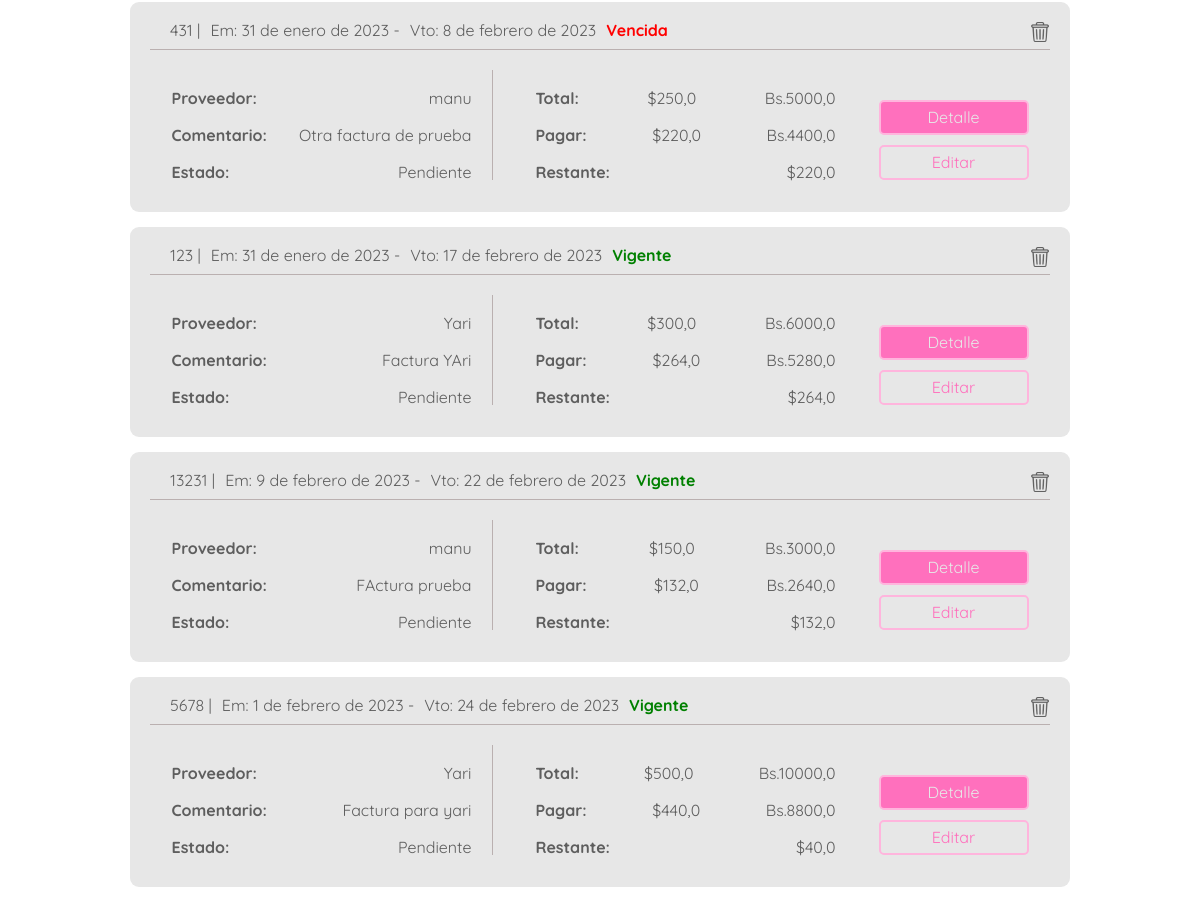
/ (middle part), run on an earlier commit of the app's database.
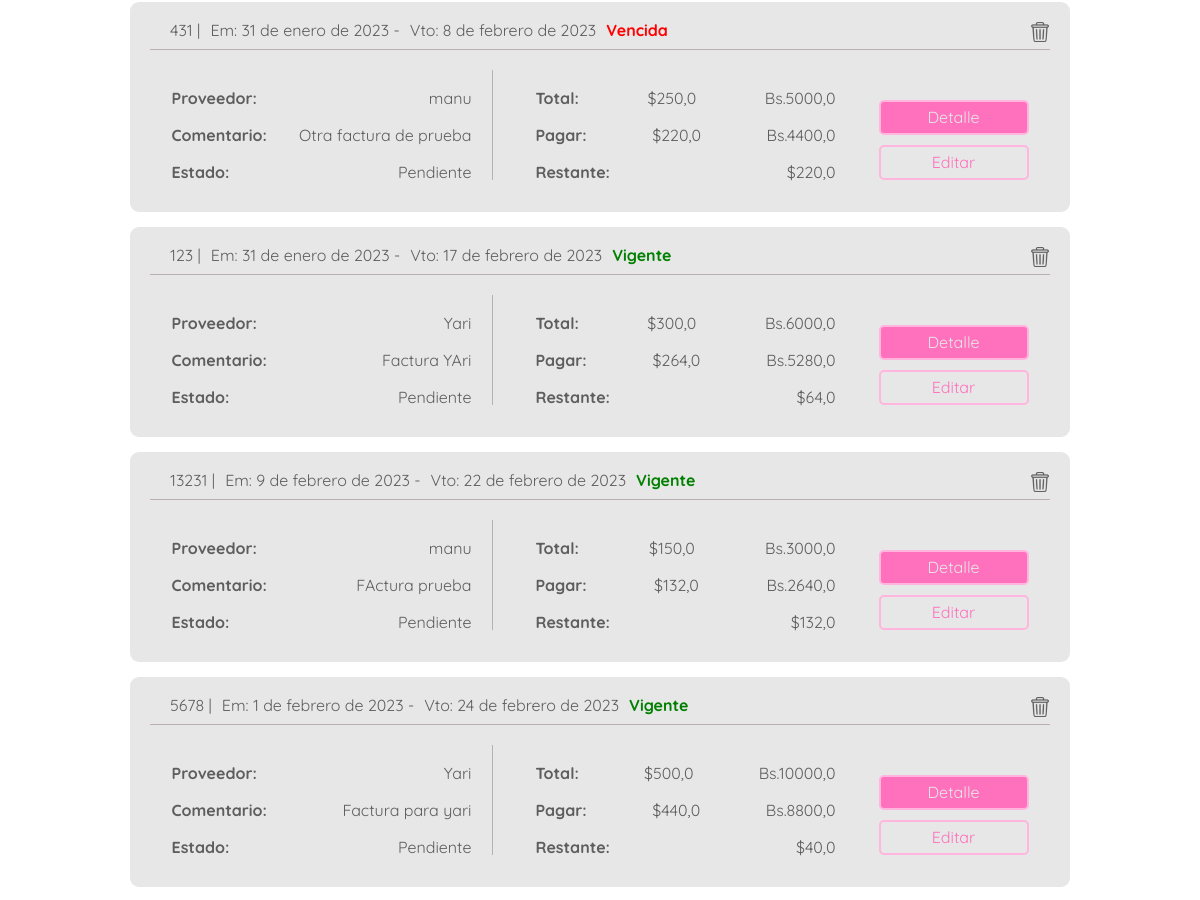
And on a later commit of the database.
### bills/models.py (models this page shows)
class Bill(models.Model):
    id = HashidAutoField(primary_key=True)
    bill_number = models.CharField(max_length=20,null=False)
    emission_date = models.DateField(default= django.utils.timezone.now)
    due_date = models.DateField(default= django.utils.timezone.now)
    provider = models.ForeignKey(Provider, on_delete=models.CASCADE, null=False)
    total_amount_bs = models.FloatField(default=0)
    sub_total_bs = models.FloatField(default=0)
    tax_bs = models.FloatField(default=0)
    retained_tax_bs = models.FloatField(default=0)
    amount_to_pay_bs = models.FloatField(default=0)
    exchange_rate = models.FloatField(default=0)
    total_amount_dollar = models.FloatField(default=0)
    amount_to_pay_dollar = models.FloatField(default=0)
    paid = models.BooleanField(default='False')
    note = models.CharField(max_length=200, default='')
    rest_to_pay_dollar = models.FloatField(default=0)
    overdue = models.FloatField(default=False)

### providers/models.py (models this page shows)
class Provider(models.Model):
    id = HashidAutoField(primary_key=True)
    rif = models.CharField(max_length=15)
    name = models.CharField(max_length=70)
    nickname = models.CharField(max_length= 70)
    TAXES = [
        ('0','0% tax retained'),
        ('75','75% tax retained'),
        ('100','100% tax retained'),
    ]
    taxtype = models.CharField(max_length=3, choices=TAXES)
    dollar_debt = models.FloatField(default=0)

### bills/views.py (the view)
# urls.py: path('', views.index, name='index'),
def index(request):
    bills_list = Bill.objects.all().order_by('-overdue','paid','due_date')
    check_overdue_bill(bills_list)
    request = reset_messages(request)
    return render(request, 'bills/index.html',{
        'bills_list': bills_list,
    })

### bills/views.py (called while the page is built)
def check_overdue_bill(bills_list):
    today = datetime.date.today()
    for i in bills_list:
        if today > i.due_date and i.paid == False:
            i.overdue = True
            i.save()
        elif i.paid == True:
            i.overdue = False
            i.save()

def reset_messages(request):
    try :
        aux = request.session['message_shown']
    except KeyError:
        request.session['message_shown'] = False
        request.session['message'] = ''
    else:
        if not request.session['message_shown'] :
            request.session['message_shown'] = True
        else:
            request.session['message'] = ''
        return request

### bills/templates/bills/index.html (shortened to what this page needs)
{% extends 'bills/header.html' %}
{% block content %}
{% load static %}
<body>
<div class="bills">
    <div class="bills-container">
        {% for bill in bills_list %}
        <div class="bill-content">
            <div class="bill-head">
                <div class="bill-head-left">
                    <p>{{bill.bill_number}}   |</p>
                    <p>Em: {{bill.emission_date}}  -</p>
                    <p>Vto: {{bill.due_date}}</p>
                    {% if bill.overdue %}
                    <p class="debt">Vencida</p>
                    {% else %}
                    <p class="paid">Vigente</p>
                    {% endif %}
                </div>
                <div class="bill-head-right">
                    <figure>
                        <a href="{% url 'bills:delete_bill'  bill.id %}" >
                            <img src="{% static 'bills/images/trash.png'  %}" alt="trash" class="trash">
                        </a>
                    </figure>
                </div>
            </div>
            <div class="bill-body">
                <div class="bill-body-sub-left">
                    <div class="bill-detail">
                        <p>Proveedor:</p>
                        <p>{{bill.provider.nickname}}</p>
                    </div>
                    <div class="bill-detail">
                        <p>Comentario:</p>
                        <p>{{bill.note}}</p>
                    </div>
                    <div class="bill-detail">
                        <p>Estado:</p>
                        {% if bill.paid %}
                        <p>Pagado</p>
                        {% else %}
                        <p>Pendiente</p>
                        {% endif %}
                    </div>
                </div>
                <div class="bill-body-sub">
                    <div class="bill-detail">
                        <p>Total:</p>
                        <p>${{bill.total_amount_dollar}}</p>
                        <p>Bs.{{bill.total_amount_bs}}</p>
                    </div>
                    <div class="bill-detail">
                        <p>Pagar:</p>
                        <p>${{bill.amount_to_pay_dollar}}</p>
                        <p>Bs.{{bill.amount_to_pay_bs}}</p>
                    </div>
                    <div class="bill-detail">
                        <p>Restante:</p>
                        <p>${{bill.rest_to_pay_dollar}}</p>
                    </div>
                </div>
                <div class="bill-body-buttons">
                    <a href="{% url 'bills:bill_detail'  bill.id %}" class="link-primary-button">Detalle</a>
                    <a href="{% url 'bills:update_bill'  bill.id %}" class="link-secondary-button">Editar</a>
                </div>
            </div>
        </div>
        {% endfor %}
    </div>
</div>
</body>
{% endblock %}

What changed in the data, as far as the page shows it:
changed Bill "17 de febrero de 2023": rest_to_pay_dollar "264,0" → "64,0"
